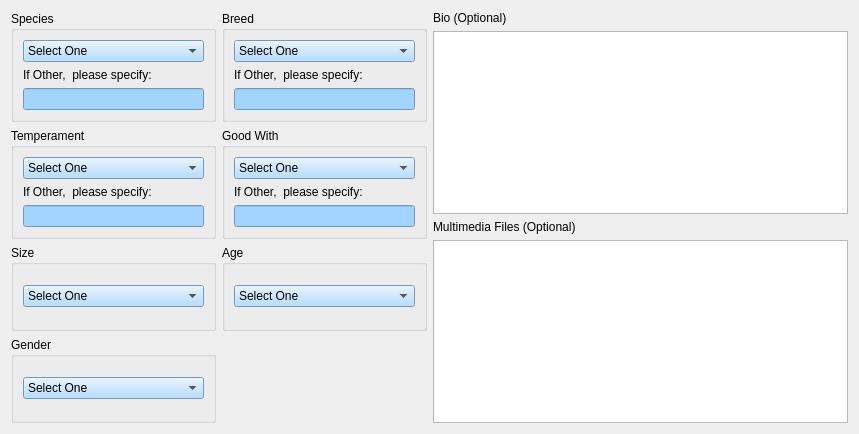
         <widget class="QWidget" name="scrollAreaWidgetContents">
          <property name="geometry">
           <rect>
            <x>0</x>
            <y>0</y>
            <width>859</width>
            <height>434</height>
           </rect>
          </property>
          <layout class="QGridLayout" name="gridLayout_2">
           <item row="0" column="0">
            <layout class="QGridLayout" name="gridLayout">
             <item row="2" column="1">
              <widget class="QGroupBox" name="age">
               <property name="title">
                <string>Age</string>
               </property>
               <layout class="QVBoxLayout" name="verticalLayout_12">
                <item>
                 <widget class="QComboBox" name="ageComboBox">
                  <property name="styleSheet">
                   <string notr="true">background-color: rgb(161, 212, 255)</string>
                  </property>
                  <item>
                   <property name="text">
                    <string>Select One</string>
                   </property>
                  </item>
                  <item>
                   <property name="text">
                    <string>Young</string>
                   </property>
                  </item>
                  <item>
                   <property name="text">
                    <string>Adult</string>
                   </property>
                  </item>
                  <item>
                   <property name="text">
                    <string>Senior</string>
                   </property>
                  </item>
                 </widget>
                </item>
               </layout>
              </widget>
             </item>
             <item row="3" column="0">
              <widget class="QGroupBox" name="gender">
               <property name="title">
                <string>Gender</string>
               </property>
               <layout class="QVBoxLayout" name="verticalLayout_15">
                <item>
                 <widget class="QComboBox" name="genderComboBox">
                  <property name="styleSheet">
                   <string notr="true">background-color: rgb(161, 212, 255)</string>
                  </property>
                  <item>
                   <property name="text">
                    <string>Select One</string>
                   </property>
                  </item>
                  <item>
                   <property name="text">
                    <string>Male</string>
                   </property>
                  </item>
                  <item>
                   <property name="text">
                    <string>Female</string>
                   </property>
                  </item>
                 </widget>
                </item>
               </layout>
              </widget>
             </item>
             <item row="0" column="0">
              <widget class="QGroupBox" name="species">
               <property name="title">
                <string>Species</string>
               </property>
               <layout class="QVBoxLayout" name="verticalLayout_9">
                <item>
                 <widget class="QComboBox" name="speciesComboBox">
                  <property name="styleSheet">
                   <string notr="true">background-color: rgb(161, 212, 255)</string>
                  </property>
                  <item>
                   <property name="text">
                    <string>Select One</string>
                   </property>
                  </item>
                  <item>
                   <property name="text">
                    <string>Dog</string>
                   </property>
                  </item>
                  <item>
                   <property name="text">
                    <string>Cat</string>
                   </property>
                  </item>
                  <item>
                   <property name="text">
                    <string>Rabbit</string>
                   </property>
                  </item>
                  <item>
                   <property name="text">
                    <string>Rodent</string>
                   </property>
                  </item>
                  <item>
                   <property name="text">
                    <string>Fish</string>
                   </property>
                  </item>
                  <item>
                   <property name="text">
                    <string>Bird</string>
                   </property>
                  </item>
                  <item>
                   <property name="text">
                    <string>Other</string>
                   </property>
                  </item>
                 </widget>
                </item>
                <item>
                 <widget class="QLabel" name="label_8">
                  <property name="text">
                   <string>If Other,  please specify: </string>
                  </property>
                 </widget>
                </item>
                <item>
                 <widget class="QLineEdit" name="speciesLine">
                  <property name="styleSheet">
                   <string notr="true">background-color: rgb(161, 212, 255)</string>
                  </property>
                 </widget>
                </item>
               </layout>
              </widget>
             </item>
             <item row="1" column="0">
              <widget class="QGroupBox" name="temperament">
               <property name="title">
                <string>Temperament</string>
               </property>
               <layout class="QVBoxLayout" name="verticalLayout_11">
                <item>
                 <widget class="QComboBox" name="temperamentComboBox">
                  <property name="styleSheet">
                   <string notr="true">background-color: rgb(161, 212, 255)</string>
                  </property>
                  <item>
                   <property name="text">
                    <string>Select One</string>
                   </property>
                  </item>
                  <item>
                   <property name="text">
                    <string>Happy</string>
                   </property>
                  </item>
                  <item>
                   <property name="text">
                    <string>Friendly</string>
                   </property>
                  </item>
                  <item>
                   <property name="text">
                    <string>Introverted</string>
                   </property>
                  </item>
                  <item>
                   <property name="text">
                    <string>Active</string>
                   </property>
                  </item>
                  <item>
                   <property name="text">
                    <string>Vigilant</string>
                   </property>
                  </item>
                  <item>
                   <property name="text">
                    <string>Other</string>
                   </property>
                  </item>
                 </widget>
                </item>
                <item>
                 <widget class="QLabel" name="label_10">
                  <property name="text">
                   <string>If Other,  please specify: </string>
                  </property>
                 </widget>
                </item>
                <item>
                 <widget class="QLineEdit" name="temperamentLine">
                  <property name="styleSheet">
                   <string notr="true">background-color: rgb(161, 212, 255)</string>
                  </property>
                 </widget>
                </item>
               </layout>
              </widget>
             </item>
             <item row="1" column="1">
              <widget class="QGroupBox" name="breed_3">
               <property name="title">
                <string>Good With</string>
               </property>
               <layout class="QVBoxLayout" name="verticalLayout_14">
                <item>
                 <widget class="QComboBox" name="goodWithComboBox">
                  <property name="styleSheet">
                   <string notr="true">background-color: rgb(161, 212, 255)</string>
                  </property>
                  <item>
                   <property name="text">
                    <string>Select One</string>
                   </property>
                  </item>
                  <item>
                   <property name="text">
                    <string>Kids</string>
                   </property>
                  </item>
                  <item>
                   <property name="text">
                    <string>Animals</string>
                   </property>
                  </item>
                  <item>
                   <property name="text">
                    <string>Other</string>
                   </property>
                  </item>
                 </widget>
                </item>
                <item>
                 <widget class="QLabel" name="label_11">
                  <property name="text">
                   <string>If Other,  please specify: </string>
                  </property>
                 </widget>
                </item>
                <item>
                 <widget class="QLineEdit" name="goodWithLine">
                  <property name="styleSheet">
                   <string notr="true">background-color: rgb(161, 212, 255)</string>
                  </property>
                 </widget>
                </item>
               </layout>
              </widget>
             </item>
             <item row="2" column="0">
              <widget class="QGroupBox" name="size">
               <property name="title">
                <string>Size</string>
               </property>
               <layout class="QVBoxLayout" name="verticalLayout_13">
                <item>
                 <widget class="QComboBox" name="sizeComboBox">
                  <property name="styleSheet">
                   <string notr="true">background-color: rgb(161, 212, 255)</string>
                  </property>
                  <item>
                   <property name="text">
                    <string>Select One</string>
                   </property>
                  </item>
                  <item>
                   <property name="text">
                    <string>Small</string>
                   </property>
                  </item>
                  <item>
                   <property name="text">
                    <string>Medium</string>
                   </property>
                  </item>
                  <item>
                   <property name="text">
                    <string>Large</string>
                   </property>
                  </item>
                 </widget>
                </item>
               </layout>
              </widget>
             </item>
             <item row="0" column="1">
              <widget class="QGroupBox" name="breed">
               <property name="title">
                <string>Breed</string>
               </property>
               <layout class="QVBoxLayout" name="verticalLayout_10">
                <item>
                 <widget class="QComboBox" name="breedComboBox">
                  <property name="styleSheet">
                   <string notr="true">background-color: rgb(161, 212, 255)</string>
                  </property>
                  <item>
                   <property name="text">
                    <string>Select One</string>
                   </property>
                  </item>
                  <item>
                   <property name="text">
                    <string>Sporting</string>
                   </property>
                  </item>
                  <item>
                   <property name="text">
                    <string>Hound</string>
                   </property>
                  </item>
                  <item>
                   <property name="text">
                    <string>Working</string>
                   </property>
                  </item>
                  <item>
                   <property name="text">
                    <string>Terrier</string>
                   </property>
                  </item>
                  <item>
                   <property name="text">
                    <string>Toy</string>
                   </property>
                  </item>
                  <item>
                   <property name="text">
                    <string>Non-sporting</string>
                   </property>
                  </item>
                  <item>
                   <property name="text">
                    <string>Herding</string>
                   </property>
                  </item>
                  <item>
                   <property name="text">
                    <string>Siamese</string>
                   </property>
                  </item>
                  <item>
                   <property name="text">
                    <string>Persian</string>
                   </property>
                  </item>
                  <item>
                   <property name="text">
                    <string>Maine Coon</string>
                   </property>
                  </item>
                  <item>
                   <property name="text">
                    <string>Ragdoll</string>
                   </property>
                  </item>
                  <item>
                   <property name="text">
                    <string>Rex</string>
                   </property>
                  </item>
                  <item>
                   <property name="text">
                    <string>Lionhead</string>
                   </property>
                  </item>
                  <item>
                   <property name="text">
                    <string>Californian</string>
                   </property>
                  </item>
                  <item>
                   <property name="text">
                    <string>Angora</string>
                   </property>
                  </item>
                  <item>
                   <property name="text">
                    <string>Silver Fox</string>
                   </property>
                  </item>
                  <item>
                   <property name="text">
                    <string>Hamster</string>
                   </property>
                  </item>
                  <item>
                   <property name="text">
                    <string>Guinea Pig</string>
                   </property>
                  </item>
                  <item>
                   <property name="text">
                    <string>Gerbil</string>
                   </property>
                  </item>
                  <item>
                   <property name="text">
                    <string>Mouse</string>
                   </property>
                  </item>
                  <item>
                   <property name="text">
                    <string>Rat</string>
                   </property>
                  </item>
                  <item>
                   <property name="text">
                    <string>Freshwater</string>
                   </property>
                  </item>
                  <item>
                   <property name="text">
                    <string>Saltwater</string>
                   </property>
                  </item>
                  <item>
                   <property name="text">
                    <string>Parakeet</string>
                   </property>
                  </item>
                  <item>
                   <property name="text">
                    <string>Lovebird</string>
                   </property>
                  </item>
                  <item>
                   <property name="text">
                    <string>Parrot</string>
                   </property>
                  </item>
                  <item>
                   <property name="text">
                    <string>Other</string>
                   </property>
                  </item>
                 </widget>
                </item>
                <item>
                 <widget class="QLabel" name="label_9">
                  <property name="text">
                   <string>If Other,  please specify: </string>
                  </property>
                 </widget>
                </item>
                <item>
                 <widget class="QLineEdit" name="breedLine">
                  <property name="styleSheet">
                   <string notr="true">background-color: rgb(161, 212, 255)</string>
                  </property>
                 </widget>
                </item>
               </layout>
              </widget>
             </item>
            </layout>
           </item>
           <item row="0" column="1">
            <layout class="QVBoxLayout" name="verticalLayout_20">
             <item>
              <layout class="QVBoxLayout" name="verticalLayout_18">
               <item>
                <widget class="QLabel" name="label_12">
                 <property name="text">
                  <string>Bio (Optional)</string>
                 </property>
                </widget>
               </item>
               <item>
                <widget class="QTextEdit" name="bioBox"/>
               </item>
              </layout>
             </item>
             <item>
              <layout class="QVBoxLayout" name="verticalLayout_19">
               <item>
                <widget class="QLabel" name="label_13">
                 <property name="text">
                  <string>Multimedia Files (Optional)</string>
                 </property>
                </widget>
               </item>
               <item>
                <widget class="QPlainTextEdit" name="multimediaBox"/>
               </item>
              </layout>
             </item>
            </layout>
           </item>
          </layout>
         </widget>
